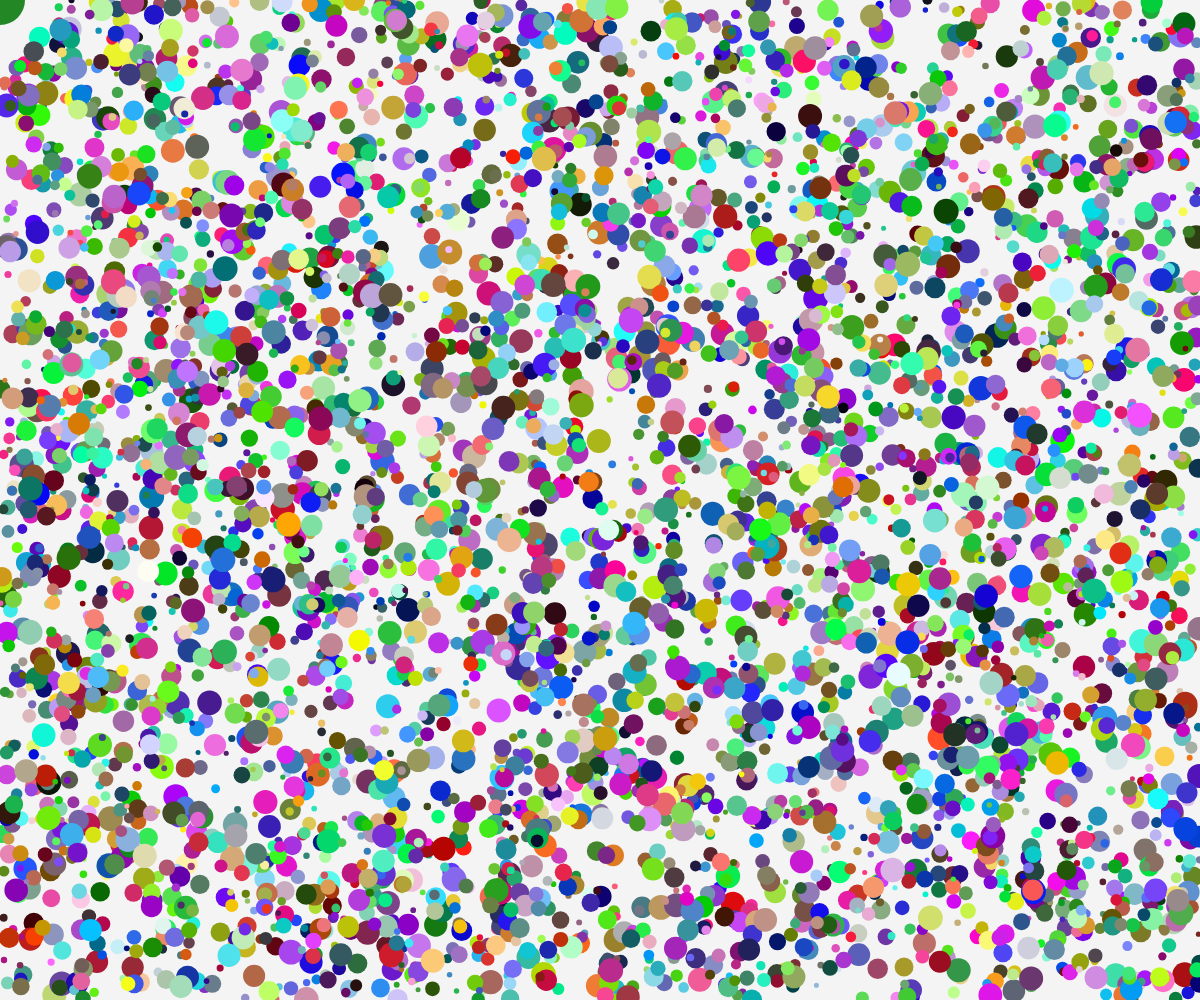
Frame 1 (no input)
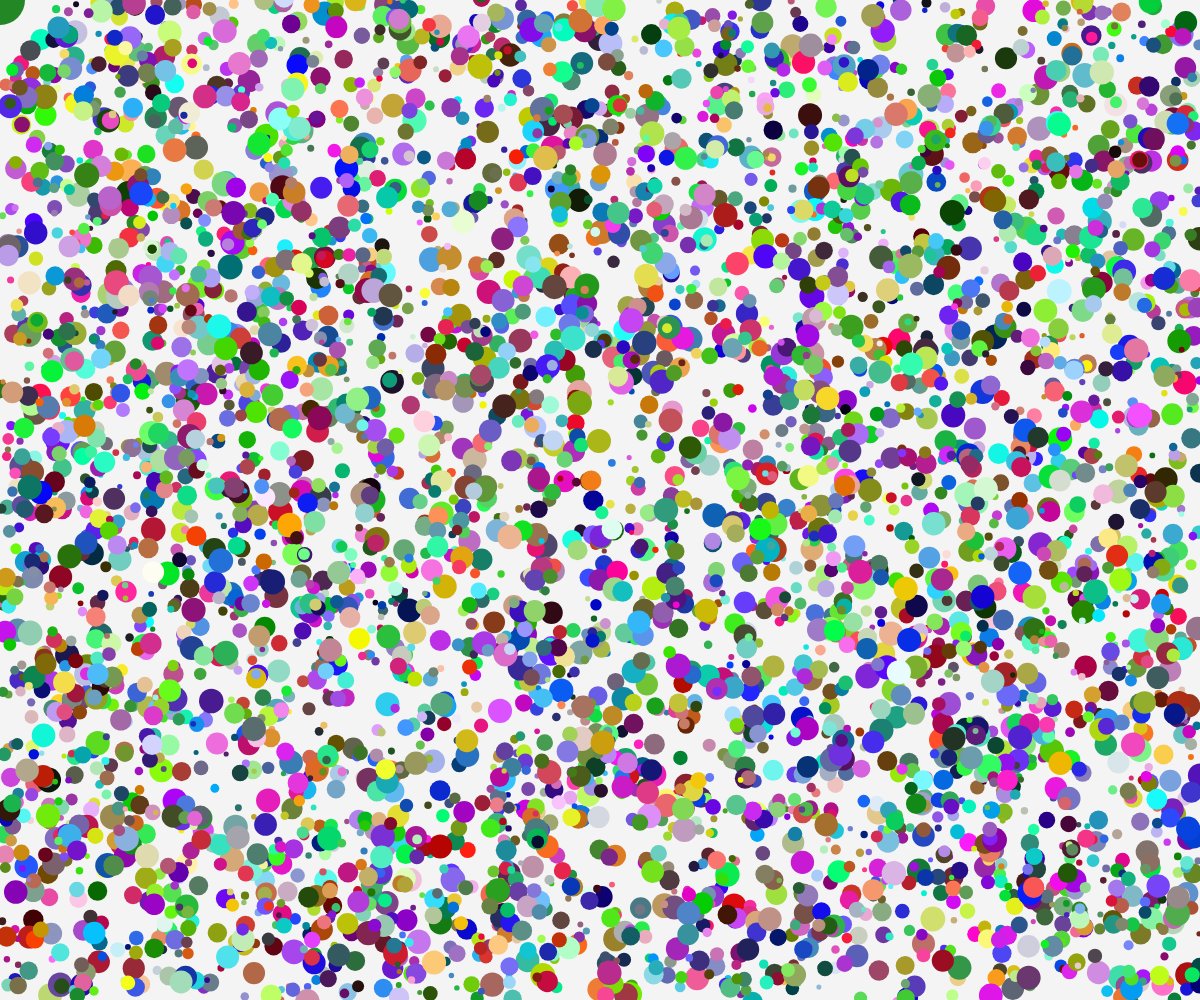
Frame 60 (no input)
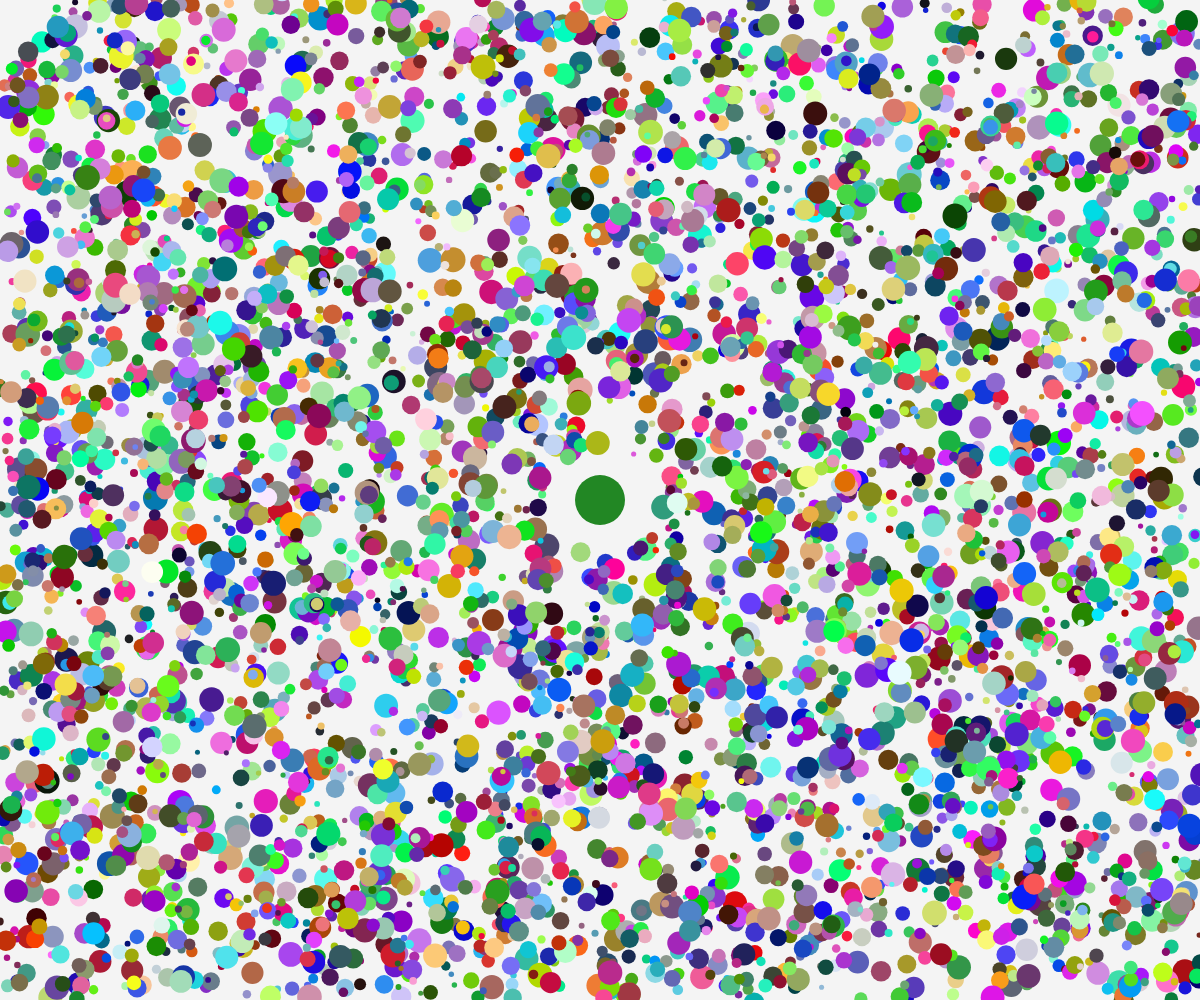
Frame 120 (the mouse pressed at the canvas centre since frame 60)

The p5.js sketch that drew these frames (run headless with seeded random() and noise() and a simulated clock; from frame 60 on, the mouse is pressed at the canvas centre):

// p5.js sketch
// ── sketch.js
let shapes = []; // an array that will hold our shapes
let numberOfShapes = 5000; // how many shapes to draw
let mouseThreshold = 50; // how close can your mouse get to a shape before it moves
let moveDistance = 150; // how far shapes move away from your mouse
let animateDistance = 50; // how much each shape animates 

// create a "shape" class that holds all information about each shape
class Shape {
  constructor() {
    this.x = random(0, windowWidth); // each shape has a random x position
    this.y = random(0, windowHeight); // and a random y position
    this.radius = random(5, 25); // give each shape a random size between two values
    this.color = color(random(0, 255), random(0, 255), random(0, 255)); // and a random color
  }

  // create a function that moves a shape away from your mouse
  updateShape() {
    let mouseDistance = int(dist(this.x, this.y, mouseX, mouseY)); // check the distance from your mouse to the shape
    if (mouseDistance <= mouseThreshold) { // if your mouse gets closer than the threshold...
      this.x += random(-moveDistance, moveDistance); // give the shape a new x position
      this.y += random(-moveDistance, moveDistance); // and a new y position
      //this.x = lerp(this.x, random(this.x - moveDistance, this.x + moveDistance), 0.5);
      //this.y = lerp(this.y, random(this.y - moveDistance, this.y + moveDistance), 0.5);
    }
  }
  
  // create a function to animate each shape
  animateShape(){
    this.x = lerp(this.x, random(this.x - animateDistance, this.x + animateDistance), 0.01);
    this.y = lerp(this.y, random(this.y - animateDistance, this.y + animateDistance), 0.01);
  }

  // create a function to draw each shape
  drawShape() {
    fill(this.color);
    ellipse(this.x, this.y, this.radius, this.radius);
  }
}

function setup() {
  createCanvas(windowWidth, windowHeight); // create a canvas that fills the whole screen
  noStroke(); // don't outline objects
  
  // create a bunch of shape objects
  for (let i = 0; i < numberOfShapes; i++) {
    shapes.push(new Shape());
  }
}

function draw() {
  background(244);

  // update shape positions based off of the mouse location
  // and draw them to the screen
  for (let i = 0; i < shapes.length; i++) {
    shapes[i].updateShape();
    shapes[i].animateShape();
    shapes[i].drawShape();
  }
  
  // draw ellipse that follows mouse
  ellipse(mouseX, mouseY, 50, 50);
}
